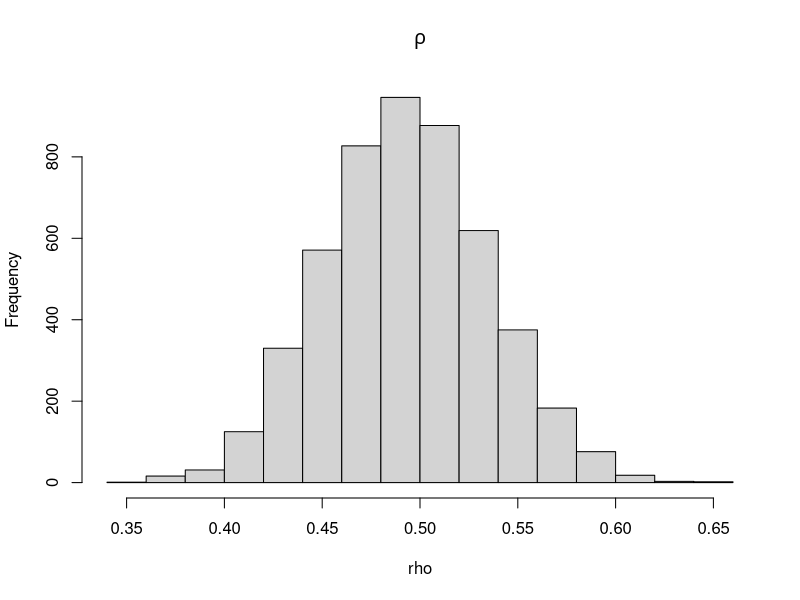
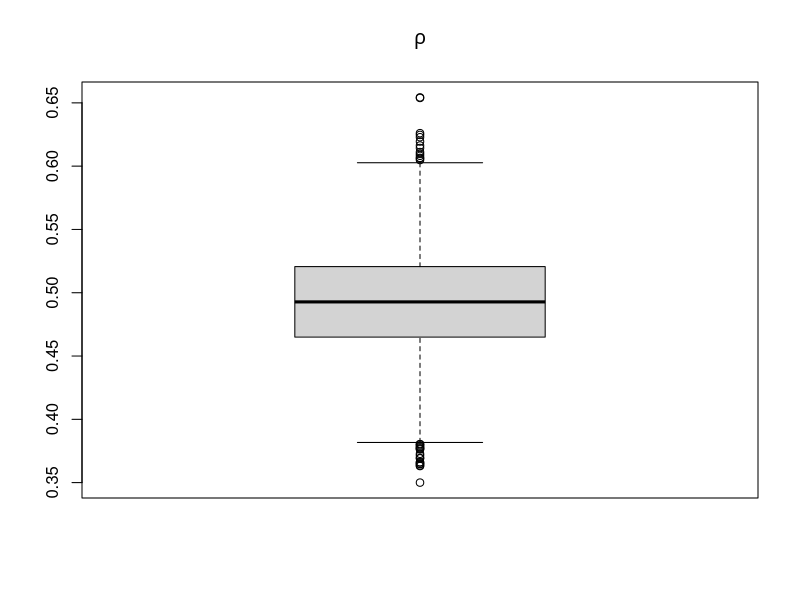
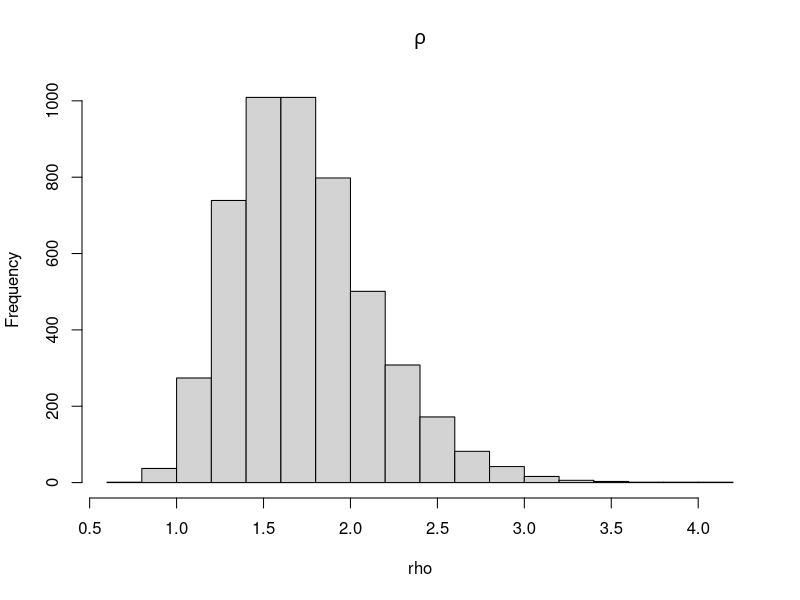
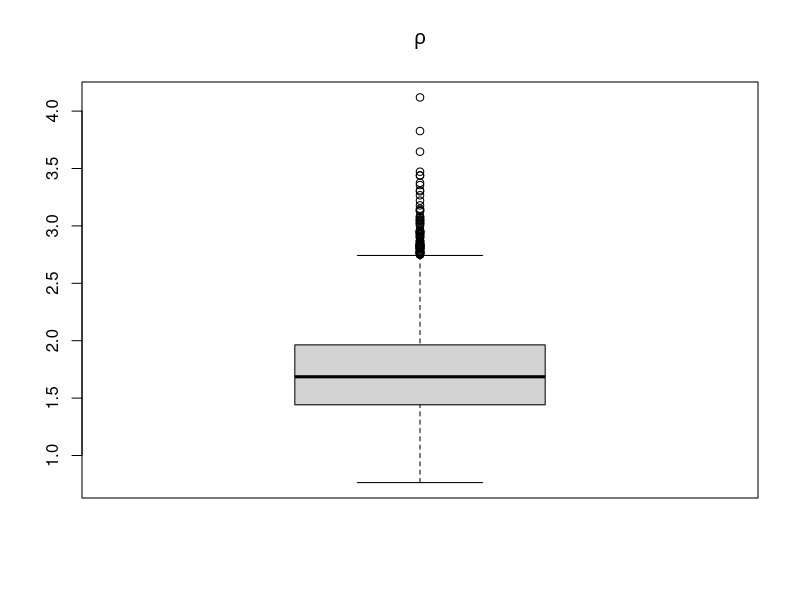

Generate these figures, in order, with R:
## ---- chunk 1
knitr::opts_chunk$set(echo = TRUE)
## ---- chunk 2
n <- 30
x <- rexp(n, rate=4)
## ---- chunk 3
( t0 <- sqrt(mean(x)) )
## ---- chunk 4
bb <- sample.int(n, repl=TRUE)
sort(bb)
## ---- chunk 5
x[bb]
## ---- chunk 6
sqrt(mean(x[bb]))
## ---- chunk 7
M <- 5000
rho <- vector('numeric', M)
for(j in 1:M) {
  bb <- sample.int(n, repl=TRUE)
  # bb <- sample(1:n, repl=TRUE)
  rho[j] <- sqrt(mean(x[bb]))
}
## ---- chunk 8
hist(rho, main=expression(rho))
boxplot(rho, main=expression(rho))
## ---- chunk 9
lo0 <- t0 - quantile(rho - t0, .975)
up0 <- t0 - quantile(rho - t0, .025)
lo4 <- quantile(rho, .025)
up4 <- quantile(rho, .975)
rbind(c(lo=lo0, up=up0), c(lo=lo4, up=up4))
## ---- chunk 10
lo1 <- t0 - qnorm(.975)*sd(x)/2/mean(x)/sqrt(n)
up1 <- t0 + qnorm(.975)*sd(x)/2/mean(x)/sqrt(n)
as.numeric(c(lo=lo1, up=up1))
## ---- chunk 11
( rbind(c(lo=lo0, up=up0),
      c(lo=lo1, up=up1)) )
## ---- chunk 12
set.seed(123456)
n <- 30
x <- rchisq(n, df=1)
## ---- chunk 13
(t0 <- mean(sqrt(x)))
## ---- chunk 14
M <- 5000
rho <- vector('numeric', M)
for(j in 1:M) {
  bb <- sample.int(n, repl=TRUE)
  rho[j] <- mean(sqrt(x[bb]))
}
## ---- chunk 15
lo0 <- t0 - quantile(rho - t0, .975)
up0 <- t0 - quantile(rho - t0, .025)
lo1 <- quantile(rho, .025)
up1 <- quantile(rho, .975)
rbind(c(lo=lo0, up=up0), c(lo=lo1, up=up1))
## ---- chunk 16
set.seed(123456)
n <- 20
x <- rnorm(n)
## ---- chunk 17
(t0 <- exp(mean(x)))
## ---- chunk 18
M <- 5000
rho <- vector('numeric', M)
for(j in 1:M) {
  bb <- sample.int(n, repl=TRUE)
  rho[j] <- exp(mean(x[bb]))
}
## ---- chunk 19
lo0 <- t0 - quantile(rho - t0, .975)
up0 <- t0 - quantile(rho - t0, .025)
lo1 <- quantile(rho, .025)
up1 <- quantile(rho, .975)
rbind(c(lo=lo0, up=up0),
      c(lo=lo1, up=up1))
## ---- chunk 20
c(lo=t0 - qnorm(.975)*sd(rho), 
  up=t0 + qnorm(.975)*sd(rho))
## ---- chunk 21
hist(rho, main=expression(rho))
boxplot(rho, main=expression(rho))
## ---- chunk 22
(t0 <- mean(x))
## ---- chunk 23
M <- 5000
rho <- vector('numeric', M)
for(j in 1:M) {
  bb <- sample.int(n, repl=TRUE)
  rho[j] <- mean(x[bb])
}
## ---- chunk 24
lo0 <- t0 - quantile(rho - t0, .975)
up0 <- t0 - quantile(rho - t0, .025)
lo1 <- quantile(rho, .025)
up1 <- quantile(rho, .975)
rbind(c(lo=lo0, up=up0),
      c(lo=lo1, up=up1))
## ---- chunk 25
lo2 <- t0 - qnorm(.975)*sd(rho)
up2 <- t0 + qnorm(.975)*sd(rho)
c(lo=lo2, up=up2)
## ---- chunk 26
rbind(c(lo=exp(lo1), up=exp(up1)),
      c(lo=exp(lo2), up=exp(up2)))
